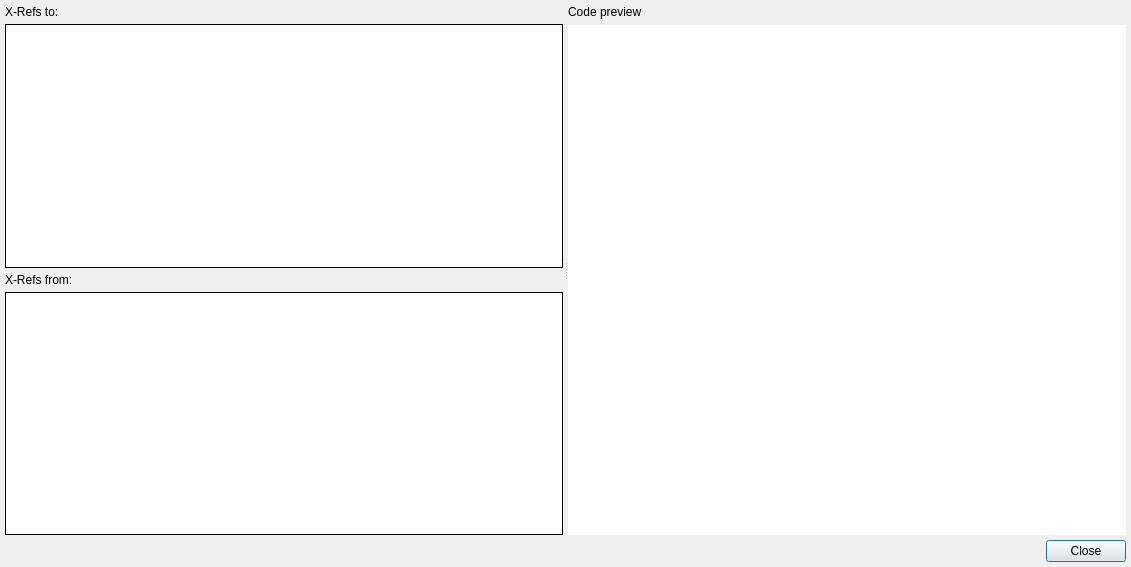
<?xml version="1.0" encoding="UTF-8"?>
<ui version="4.0">
 <class>XrefsDialog</class>
 <widget class="QDialog" name="XrefsDialog">
  <property name="geometry">
   <rect>
    <x>0</x>
    <y>0</y>
    <width>1131</width>
    <height>567</height>
   </rect>
  </property>
  <property name="windowTitle">
   <string>XRefs for </string>
  </property>
  <layout class="QVBoxLayout" name="verticalLayout_2">
   <property name="spacing">
    <number>5</number>
   </property>
   <property name="leftMargin">
    <number>5</number>
   </property>
   <property name="topMargin">
    <number>5</number>
   </property>
   <property name="rightMargin">
    <number>5</number>
   </property>
   <property name="bottomMargin">
    <number>5</number>
   </property>
   <item>
    <widget class="QSplitter" name="splitter">
     <property name="orientation">
      <enum>Qt::Horizontal</enum>
     </property>
     <property name="handleWidth">
      <number>5</number>
     </property>
     <widget class="QWidget" name="verticalLayoutWidget">
      <layout class="QVBoxLayout" name="xrefLayout">
       <property name="spacing">
        <number>5</number>
       </property>
       <item>
        <widget class="QLabel" name="label_xTo">
         <property name="text">
          <string>X-Refs to: </string>
         </property>
        </widget>
       </item>
       <item>
        <widget class="AddressableItemList&lt;&gt;" name="toTreeWidget">
         <property name="frameShape">
          <enum>QFrame::Box</enum>
         </property>
         <property name="frameShadow">
          <enum>QFrame::Plain</enum>
         </property>
         <property name="indentation">
          <number>5</number>
         </property>
         <property name="sortingEnabled">
          <bool>true</bool>
         </property>
        </widget>
       </item>
       <item>
        <widget class="QLabel" name="label_xFrom">
         <property name="text">
          <string>X-Refs from: </string>
         </property>
        </widget>
       </item>
       <item>
        <widget class="AddressableItemList&lt;&gt;" name="fromTreeWidget">
         <property name="frameShape">
          <enum>QFrame::Box</enum>
         </property>
         <property name="frameShadow">
          <enum>QFrame::Plain</enum>
         </property>
         <property name="indentation">
          <number>5</number>
         </property>
         <property name="sortingEnabled">
          <bool>true</bool>
         </property>
        </widget>
       </item>
      </layout>
     </widget>
     <widget class="QWidget" name="verticalLayoutWidget_2">
      <layout class="QVBoxLayout" name="previewLayout">
       <item>
        <widget class="QLabel" name="label">
         <property name="text">
          <string>Code preview</string>
         </property>
        </widget>
       </item>
       <item>
        <widget class="QPlainTextEdit" name="previewTextEdit">
         <property name="frameShape">
          <enum>QFrame::NoFrame</enum>
         </property>
         <property name="frameShadow">
          <enum>QFrame::Plain</enum>
         </property>
         <property name="lineWidth">
          <number>0</number>
         </property>
         <property name="lineWrapMode">
          <enum>QPlainTextEdit::NoWrap</enum>
         </property>
         <property name="readOnly">
          <bool>true</bool>
         </property>
         <property name="plainText">
          <string notr="true"/>
         </property>
         <property name="textInteractionFlags">
          <set>Qt::TextSelectableByKeyboard|Qt::TextSelectableByMouse</set>
         </property>
        </widget>
       </item>
      </layout>
     </widget>
    </widget>
   </item>
   <item>
    <widget class="QDialogButtonBox" name="buttonBox">
     <property name="orientation">
      <enum>Qt::Horizontal</enum>
     </property>
     <property name="standardButtons">
      <set>QDialogButtonBox::Close</set>
     </property>
    </widget>
   </item>
  </layout>
 </widget>
 <customwidgets>
  <customwidget>
   <class>AddressableItemList&lt;&gt;</class>
   <extends>QTreeView</extends>
   <header>widgets/AddressableItemList.h</header>
  </customwidget>
 </customwidgets>
 <resources/>
 <connections>
  <connection>
   <sender>buttonBox</sender>
   <signal>accepted()</signal>
   <receiver>XrefsDialog</receiver>
   <slot>accept()</slot>
   <hints>
    <hint type="sourcelabel">
     <x>248</x>
     <y>254</y>
    </hint>
    <hint type="destinationlabel">
     <x>157</x>
     <y>274</y>
    </hint>
   </hints>
  </connection>
  <connection>
   <sender>buttonBox</sender>
   <signal>rejected()</signal>
   <receiver>XrefsDialog</receiver>
   <slot>reject()</slot>
   <hints>
    <hint type="sourcelabel">
     <x>316</x>
     <y>260</y>
    </hint>
    <hint type="destinationlabel">
     <x>286</x>
     <y>274</y>
    </hint>
   </hints>
  </connection>
 </connections>
</ui>
